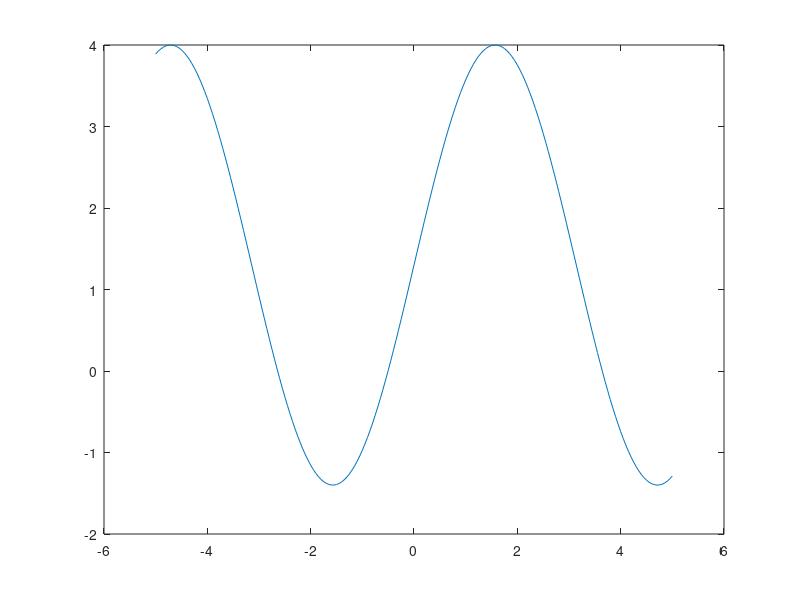

This chart was generated by the following MATLAB code: (Note: this script raises an error after producing the figure.)
clear all; close all; clc;
addpath(genpath('..\NAmat'));

% Sine Wave Example Function
beta1 = 1.3;
beta2 = 2.7;

x = -5:0.05:5;
y = beta1 + beta2*sin(x); 

% Add noise to the line
y_noise = y + 0.7 * randn(size(y));

% Plot 
figure;
p = plot(x, y);
p.LineWidth = 2;
hold on;
scatter(x, y_noise);
title('Noisy data with the actual function')
hold off;


%%%% Search Phase %%%%

% Define bounds for the two parameters
bounds = [0 5; 0 5];

% Define struct for additional objective function arguments
args.x = x;
args.y = y_noise;

% Define RMSE as the objective function
function output = obj_fn(in, args) 
    pred = in(1) + in(2) * sin(args.x);
    output = rmse(pred, args.y);
end

ns = 10;    % number of samples generated per iteration
nr = 8;     % number of cells to resample
ni = 25;    % number of samples in initial search
N = 25;     % number of iterations
seed = 42;

% Initialize NASearcher object
nas = NASearcher(@obj_fn, ns, nr, ni, N, bounds, args, seed);
nas.run(false);

% Retrieve and plot the best parameters
inds = nas.get_best_indices();
best_params = nas.samples(inds, :);

% Trace plots of both parameters
trace_x = 1:size(nas.samples, 1);

figure;
p = plot(trace_x, nas.samples(:, 1));
p.LineWidth = 1;
hold on;
plot(trace_x, ones(size(trace_x))*beta1, '--')
xlabel('Iteration'); ylabel('Beta 1');
title('Trace Plot: Beta 1')
hold off;

figure;
p = plot(trace_x, nas.samples(:, 2));
p.LineWidth = 1;
hold on;
plot(trace_x, ones(size(trace_x))*beta2, '--')
xlabel('Iteration'); ylabel('Beta 2');
title('Trace Plot: Beta 2')
hold off;

% Voronoi Diagram
figure('Color','white'); hold on;
voronoi(nas.samples(:,1), nas.samples(:,2));
xlabel('Beta 1'); ylabel('Beta 2'); title('NA Voronoi Diagram');
hold off;

%%%% Appraisal Phase %%%%

n_resample = 1000;
n_walkers = 1;
starting_frac = 0.5;
save = true;

naa = NAAppraiser(n_resample, n_walkers, nas, seed);
naa.run(save, starting_frac);
mean = naa.mean
mean_err = naa.sample_mean_error
cov = naa.covariance
cov_err = naa.sample_covariance_error

% Plot estimated Multivariate Normal distribution of the parameter space
x1 = 0:.2:5;
x2 = 0:.2:5;
[X1,X2] = meshgrid(x1,x2);
X = [X1(:) X2(:)];

y = mvnpdf(X,mean,cov);
y = reshape(y,length(x2),length(x1));

figure;
scatter(nas.samples(:,1),nas.samples(:,2),[size(nas.objectives,1)],nas.objectives,'filled'); 
hold on;
colorbar;xlabel('beta1'); ylabel('beta2'); title('Misfit NA');
contour(x1,x2,y,[0.0001 0.001 0.01 0.05 0.15 0.25 0.35]);
hold off;
